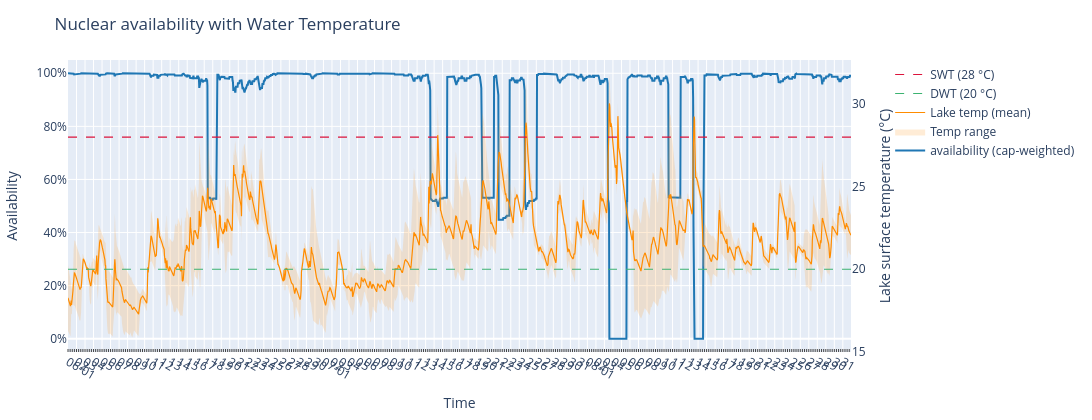

This figure's notebook cell:
### Code cell
# Bus — capacity-weighted aggregate
fig = iplot_bus_profile(build_bus_damage_df("FR0 2", damage_df, cutout_data, powerplants_df, mode="aggregate"))
fig.show()

### Figure 1 — Plotly figure (JSON) as saved in the notebook; plotly's stock layout.template omitted (floating-point values rounded to 4 significant figures; data arrays with more than 128 entries replaced by an {"elided": "..."} marker saying what was removed)
{"data": [{"line": {"color": "#1f77b4", "width": 2}, "mode": "lines", "name": "availability (cap-weighted)", "type": "scatter", "x": {"elided": "2208 str values"}, "y": {"elided": "2208 float values"}, "yaxis": "y"}, {"hoverinfo": "skip", "line": {"color": "rgba(0,0,0,0)", "width": 0}, "mode": "lines", "showlegend": false, "type": "scatter", "x": {"elided": "2208 str values"}, "y": {"elided": "2208 float values"}, "yaxis": "y2"}, {"fill": "tonexty", "fillcolor": "rgba(255, 160, 50, 0.20)", "hoverinfo": "skip", "line": {"color": "rgba(0,0,0,0)", "width": 0}, "mode": "lines", "name": "Temp range", "type": "scatter", "x": {"elided": "2208 str values"}, "y": {"elided": "2208 float values"}, "yaxis": "y2"}, {"line": {"color": "darkorange", "width": 1.2}, "mode": "lines", "name": "Lake temp (mean)", "type": "scatter", "x": {"elided": "2208 str values"}, "y": {"elided": "2208 float values"}, "yaxis": "y2"}, {"hoverinfo": "skip", "line": {"color": "mediumseagreen", "dash": "dash", "width": 1.2}, "mode": "lines", "name": "DWT (20 °C)", "type": "scatter", "x": ["2022-06-01T00:00:00", "2022-08-31T23:00:00"], "y": [20, 20], "yaxis": "y2"}, {"hoverinfo": "skip", "line": {"color": "crimson", "dash": "dash", "width": 1.2}, "mode": "lines", "name": "SWT (28 °C)", "type": "scatter", "x": ["2022-06-01T00:00:00", "2022-08-31T23:00:00"], "y": [28, 28], "yaxis": "y2"}], "layout": {"height": 420, "hovermode": "x unified", "legend": {"orientation": "v", "x": 1.05, "xanchor": "left", "y": 1}, "margin": {"b": 60, "l": 60, "r": 220, "t": 60}, "title": {"text": "Nuclear availability with Water Temperature"}, "width": 1100, "xaxis": {"hoverformat": "%m-%d %H:00", "minor": {"dtick": 21600000, "showgrid": false, "ticks": "inside"}, "tickangle": 30, "tickmode": "array", "ticktext": ["06-01", "02", "03", "04", "05", "06", "07", "08", "09", "10", "11", "12", "13", "14", "15", "16", "17", "18", "19", "20", "21", "22", "23", "24", "25", "26", "27", "28", "29", "30", "07-01", "02", "03", "04", "05", "06", "07", "08", "09", "10", "11", "12", "13", "14", "15", "16", "17", "18", "19", "20", "21", "22", "23", "24", "25", "26", "27", "28", "29", "30", "31", "08-01", "02", "03", "04", "05", "06", "07", "08", "09", "10", "11", "12", "13", "14", "15", "16", "17", "18", "19", "20", "21", "22", "23", "24", "25", "26", "27", "28", "29", "30", "31"], "tickvals": ["2022-06-01T00:00:00", "2022-06-02T00:00:00", "2022-06-03T00:00:00", "2022-06-04T00:00:00", "2022-06-05T00:00:00", "2022-06-06T00:00:00", "2022-06-07T00:00:00", "2022-06-08T00:00:00", "2022-06-09T00:00:00", "2022-06-10T00:00:00", "2022-06-11T00:00:00", "2022-06-12T00:00:00", "2022-06-13T00:00:00", "2022-06-14T00:00:00", "2022-06-15T00:00:00", "2022-06-16T00:00:00", "2022-06-17T00:00:00", "2022-06-18T00:00:00", "2022-06-19T00:00:00", "2022-06-20T00:00:00", "2022-06-21T00:00:00", "2022-06-22T00:00:00", "2022-06-23T00:00:00", "2022-06-24T00:00:00", "2022-06-25T00:00:00", "2022-06-26T00:00:00", "2022-06-27T00:00:00", "2022-06-28T00:00:00", "2022-06-29T00:00:00", "2022-06-30T00:00:00", "2022-07-01T00:00:00", "2022-07-02T00:00:00", "2022-07-03T00:00:00", "2022-07-04T00:00:00", "2022-07-05T00:00:00", "2022-07-06T00:00:00", "2022-07-07T00:00:00", "2022-07-08T00:00:00", "2022-07-09T00:00:00", "2022-07-10T00:00:00", "2022-07-11T00:00:00", "2022-07-12T00:00:00", "2022-07-13T00:00:00", "2022-07-14T00:00:00", "2022-07-15T00:00:00", "2022-07-16T00:00:00", "2022-07-17T00:00:00", "2022-07-18T00:00:00", "2022-07-19T00:00:00", "2022-07-20T00:00:00", "2022-07-21T00:00:00", "2022-07-22T00:00:00", "2022-07-23T00:00:00", "2022-07-24T00:00:00", "2022-07-25T00:00:00", "2022-07-26T00:00:00", "2022-07-27T00:00:00", "2022-07-28T00:00:00", "2022-07-29T00:00:00", "2022-07-30T00:00:00", "2022-07-31T00:00:00", "2022-08-01T00:00:00", "2022-08-02T00:00:00", "2022-08-03T00:00:00", "2022-08-04T00:00:00", "2022-08-05T00:00:00", "2022-08-06T00:00:00", "2022-08-07T00:00:00", "2022-08-08T00:00:00", "2022-08-09T00:00:00", "2022-08-10T00:00:00", "2022-08-11T00:00:00", "2022-08-12T00:00:00", "2022-08-13T00:00:00", "2022-08-14T00:00:00", "2022-08-15T00:00:00", "2022-08-16T00:00:00", "2022-08-17T00:00:00", "2022-08-18T00:00:00", "2022-08-19T00:00:00", "2022-08-20T00:00:00", "2022-08-21T00:00:00", "2022-08-22T00:00:00", "2022-08-23T00:00:00", "2022-08-24T00:00:00", "2022-08-25T00:00:00", "2022-08-26T00:00:00", "2022-08-27T00:00:00", "2022-08-28T00:00:00", "2022-08-29T00:00:00", "2022-08-30T00:00:00", "2022-08-31T00:00:00"], "title": {"text": "Time"}}, "yaxis": {"range": [-0.05, 1.05], "side": "left", "tickformat": ".0%", "title": {"text": "Availability"}}, "yaxis2": {"overlaying": "y", "showgrid": false, "side": "right", "title": {"text": "Lake surface temperature (°C)"}}}}
